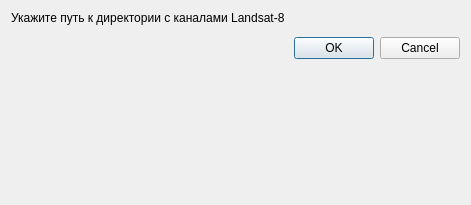
<?xml version="1.0" encoding="UTF-8"?>
<ui version="4.0">
 <class>FaninDialogBase</class>
 <widget class="QDialog" name="FaninDialogBase">
  <property name="geometry">
   <rect>
    <x>0</x>
    <y>0</y>
    <width>400</width>
    <height>205</height>
   </rect>
  </property>
  <property name="windowTitle">
   <string>Fanin</string>
  </property>
  <layout class="QFormLayout" name="formLayout">
   <item row="3" column="1">
    <widget class="QDialogButtonBox" name="button_box">
     <property name="orientation">
      <enum>Qt::Horizontal</enum>
     </property>
     <property name="standardButtons">
      <set>QDialogButtonBox::Cancel|QDialogButtonBox::Ok</set>
     </property>
    </widget>
   </item>
   <item row="0" column="0">
    <widget class="QLabel" name="label">
     <property name="text">
      <string>Укажите путь к директории с каналами Landsat-8 </string>
     </property>
    </widget>
   </item>
   <item row="1" column="0" colspan="2">
    <widget class="QgsFileWidget" name="file_widget">
     <property name="storageMode">
      <enum>QgsFileWidget::GetDirectory</enum>
     </property>
    </widget>
   </item>
  </layout>
 </widget>
 <customwidgets>
  <customwidget>
   <class>QgsFileWidget</class>
   <extends>QWidget</extends>
   <header>qgsfilewidget.h</header>
  </customwidget>
 </customwidgets>
 <resources/>
 <connections>
  <connection>
   <sender>button_box</sender>
   <signal>accepted()</signal>
   <receiver>FaninDialogBase</receiver>
   <slot>accept()</slot>
   <hints>
    <hint type="sourcelabel">
     <x>20</x>
     <y>20</y>
    </hint>
    <hint type="destinationlabel">
     <x>20</x>
     <y>20</y>
    </hint>
   </hints>
  </connection>
  <connection>
   <sender>button_box</sender>
   <signal>rejected()</signal>
   <receiver>FaninDialogBase</receiver>
   <slot>reject()</slot>
   <hints>
    <hint type="sourcelabel">
     <x>20</x>
     <y>20</y>
    </hint>
    <hint type="destinationlabel">
     <x>20</x>
     <y>20</y>
    </hint>
   </hints>
  </connection>
 </connections>
</ui>
